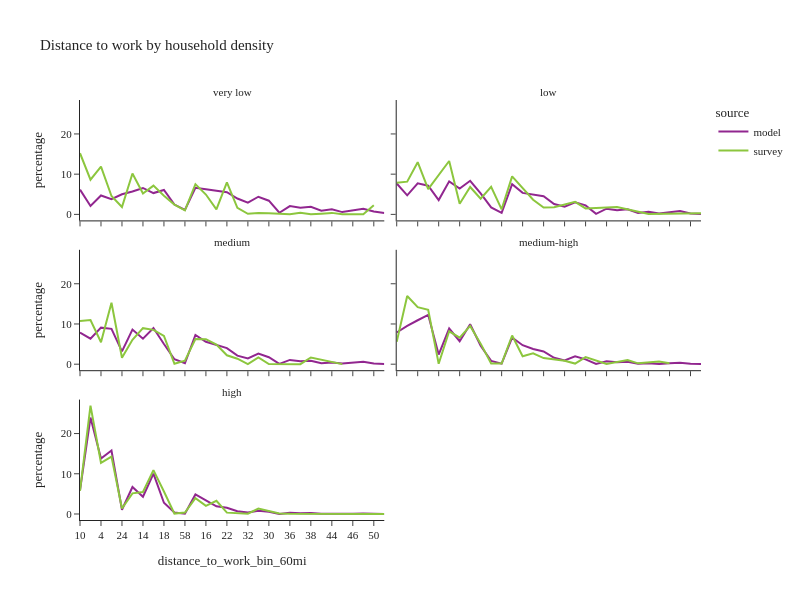

Source (notebook cell):
### Code cell
df_plot = per_data.loc[(per_data['is_worker'])].groupby(['source','log_hh_1_group','distance_to_work_bin_60mi'], observed=True)['person_weight'].sum().reset_index()
df_plot['percentage'] = df_plot.groupby(['source','log_hh_1_group'], group_keys=False)['person_weight']. \
    apply(lambda x: 100 * x / float(x.sum()))
# df_plot

fig2 = px.line(df_plot, x='distance_to_work_bin_60mi', y="percentage", color="source",
               facet_col="log_hh_1_group", facet_col_wrap=2,
               title="Distance to work by household density")
fig2.for_each_annotation(lambda a: a.update(text = a.text.split("=")[-1]))
fig2.update_layout(height=600, width=800, font=dict(size=11))
fig2.show()

### Figure 1 — Plotly figure (JSON) as saved in the notebook; plotly's stock layout.template omitted (floating-point values rounded to 4 significant figures)
{"data": [{"hovertemplate": "source=model<br>log_hh_1_group=very low<br>distance_to_work_bin_60mi=%{x}<br>percentage=%{y}<extra></extra>", "legendgroup": "model", "line": {"color": "#91268F", "dash": "solid"}, "marker": {"symbol": "circle"}, "mode": "lines", "name": "model", "orientation": "v", "showlegend": true, "type": "scatter", "x": ["10", "0", "4", "2", "24", "8", "14", "6", "18", "34", "58", "12", "16", "20", "22", "28", "32", "26", "30", "54", "36", "40", "38", "48", "44", "52", "46", "42", "50", "56"], "xaxis": "x5", "y": [6.151, 2.099, 4.712, 3.764, 5.011, 5.685, 6.573, 5.304, 6.084, 2.445, 1.111, 6.593, 6.225, 5.793, 5.523, 3.947, 2.943, 4.389, 3.402, 0.4135, 2.058, 1.636, 1.884, 0.9254, 1.254, 0.5691, 1.054, 1.414, 0.7147, 0.3242], "yaxis": "y5"}, {"hovertemplate": "source=model<br>log_hh_1_group=low<br>distance_to_work_bin_60mi=%{x}<br>percentage=%{y}<extra></extra>", "legendgroup": "model", "line": {"color": "#91268F", "dash": "solid"}, "marker": {"symbol": "circle"}, "mode": "lines", "name": "model", "orientation": "v", "showlegend": false, "type": "scatter", "x": ["10", "0", "4", "2", "24", "8", "14", "6", "18", "34", "58", "12", "16", "20", "22", "28", "32", "26", "30", "54", "36", "40", "38", "48", "44", "52", "46", "42", "50", "56"], "xaxis": "x6", "y": [7.691, 4.748, 7.731, 7.119, 3.565, 8.212, 6.436, 8.36, 5.205, 1.745, 0.3816, 7.497, 5.351, 4.928, 4.497, 2.591, 1.93, 3.018, 2.241, 0.1374, 1.419, 1.014, 1.271, 0.3671, 0.6628, 0.2229, 0.4554, 0.8366, 0.2467, 0.1204], "yaxis": "y6"}, {"hovertemplate": "source=model<br>log_hh_1_group=medium<br>distance_to_work_bin_60mi=%{x}<br>percentage=%{y}<extra></extra>", "legendgroup": "model", "line": {"color": "#91268F", "dash": "solid"}, "marker": {"symbol": "circle"}, "mode": "lines", "name": "model", "orientation": "v", "showlegend": false, "type": "scatter", "x": ["10", "0", "4", "2", "24", "8", "14", "6", "18", "34", "58", "12", "16", "20", "22", "28", "32", "26", "30", "54", "36", "40", "38", "48", "44", "52", "46", "42", "50", "56"], "xaxis": "x3", "y": [7.878, 6.351, 9.088, 8.794, 3.199, 8.605, 6.353, 8.993, 5.018, 1.231, 0.2261, 7.26, 5.587, 4.73, 4.005, 2.127, 1.443, 2.64, 1.723, 0.089, 1.065, 0.7392, 0.8768, 0.2259, 0.4392, 0.1482, 0.3262, 0.6007, 0.1718, 0.06808], "yaxis": "y3"}, {"hovertemplate": "source=model<br>log_hh_1_group=medium-high<br>distance_to_work_bin_60mi=%{x}<br>percentage=%{y}<extra></extra>", "legendgroup": "model", "line": {"color": "#91268F", "dash": "solid"}, "marker": {"symbol": "circle"}, "mode": "lines", "name": "model", "orientation": "v", "showlegend": false, "type": "scatter", "x": ["10", "0", "4", "2", "24", "8", "14", "6", "18", "34", "58", "12", "16", "20", "22", "28", "32", "26", "30", "54", "36", "40", "38", "48", "44", "52", "46", "42", "50", "56"], "xaxis": "x4", "y": [7.874, 9.525, 10.93, 12.27, 2.399, 8.87, 5.714, 9.926, 4.571, 0.8163, 0.1303, 6.627, 4.723, 3.763, 3.164, 1.598, 0.9476, 1.935, 1.19, 0.05151, 0.7242, 0.4787, 0.5999, 0.1366, 0.2401, 0.07726, 0.2053, 0.3641, 0.1035, 0.04873], "yaxis": "y4"}, {"hovertemplate": "source=model<br>log_hh_1_group=high<br>distance_to_work_bin_60mi=%{x}<br>percentage=%{y}<extra></extra>", "legendgroup": "model", "line": {"color": "#91268F", "dash": "solid"}, "marker": {"symbol": "circle"}, "mode": "lines", "name": "model", "orientation": "v", "showlegend": false, "type": "scatter", "x": ["10", "0", "4", "2", "24", "8", "14", "6", "18", "34", "58", "12", "16", "20", "22", "28", "32", "26", "30", "54", "36", "40", "38", "48", "44", "52", "46", "42", "50", "56"], "xaxis": "x", "y": [5.896, 23.98, 13.8, 15.79, 1.059, 6.712, 4.295, 10.04, 2.803, 0.3682, 0.06403, 4.856, 3.385, 1.912, 1.535, 0.6969, 0.3605, 0.8026, 0.5309, 0.01547, 0.3068, 0.1606, 0.2271, 0.04482, 0.08911, 0.02321, 0.06243, 0.1334, 0.02828, 0.01494], "yaxis": "y"}, {"hovertemplate": "source=survey<br>log_hh_1_group=very low<br>distance_to_work_bin_60mi=%{x}<br>percentage=%{y}<extra></extra>", "legendgroup": "survey", "line": {"color": "#8CC63E", "dash": "solid"}, "marker": {"symbol": "circle"}, "mode": "lines", "name": "survey", "orientation": "v", "showlegend": true, "type": "scatter", "x": ["10", "0", "4", "2", "24", "8", "14", "6", "18", "34", "58", "12", "16", "20", "22", "28", "32", "26", "30", "36", "40", "38", "48", "44", "52", "46", "42", "50"], "xaxis": "x5", "y": [15.22, 8.625, 11.89, 4.559, 1.83, 10.15, 5.189, 7.152, 4.618, 2.434, 0.9853, 7.518, 4.938, 1.23, 7.96, 1.636, 0.142, 0.3322, 0.255, 0.02387, 0.4188, 0.01959, 0.1875, 0.3761, 0.01994, 0.01918, 0.01933, 2.251], "yaxis": "y5"}, {"hovertemplate": "source=survey<br>log_hh_1_group=low<br>distance_to_work_bin_60mi=%{x}<br>percentage=%{y}<extra></extra>", "legendgroup": "survey", "line": {"color": "#8CC63E", "dash": "solid"}, "marker": {"symbol": "circle"}, "mode": "lines", "name": "survey", "orientation": "v", "showlegend": false, "type": "scatter", "x": ["10", "0", "4", "2", "8", "14", "6", "18", "34", "58", "12", "16", "20", "22", "28", "26", "30", "40", "44", "56"], "xaxis": "x6", "y": [7.872, 8.134, 12.98, 6.289, 13.28, 2.624, 6.806, 3.881, 6.877, 1.264, 9.448, 6.48, 3.647, 1.722, 1.797, 3.128, 1.491, 1.856, 0.1153, 0.3108], "yaxis": "y6"}, {"hovertemplate": "source=survey<br>log_hh_1_group=medium<br>distance_to_work_bin_60mi=%{x}<br>percentage=%{y}<extra></extra>", "legendgroup": "survey", "line": {"color": "#8CC63E", "dash": "solid"}, "marker": {"symbol": "circle"}, "mode": "lines", "name": "survey", "orientation": "v", "showlegend": false, "type": "scatter", "x": ["10", "0", "4", "2", "24", "8", "14", "6", "18", "34", "58", "12", "16", "20", "22", "28", "32", "26", "30", "40", "38", "52"], "xaxis": "x3", "y": [10.74, 10.98, 5.462, 15.29, 1.603, 6.067, 8.957, 8.541, 7.034, 0.09818, 0.8625, 6.252, 6.214, 4.872, 2.218, 1.368, 0.03661, 1.672, 0.03655, 0.003418, 1.68, 0.01439], "yaxis": "y3"}, {"hovertemplate": "source=survey<br>log_hh_1_group=medium-high<br>distance_to_work_bin_60mi=%{x}<br>percentage=%{y}<extra></extra>", "legendgroup": "survey", "line": {"color": "#8CC63E", "dash": "solid"}, "marker": {"symbol": "circle"}, "mode": "lines", "name": "survey", "orientation": "v", "showlegend": false, "type": "scatter", "x": ["10", "0", "4", "2", "24", "8", "14", "6", "18", "34", "58", "12", "16", "20", "22", "28", "32", "26", "30", "36", "40", "38", "48", "52", "46"], "xaxis": "x4", "y": [5.566, 16.96, 14.18, 13.53, 0.1253, 8.182, 6.582, 9.519, 5.116, 0.1538, 0.1571, 7.138, 1.967, 2.72, 1.529, 1.144, 0.8706, 0.1551, 1.745, 0.03296, 0.4576, 1.049, 0.2118, 0.653, 0.2552], "yaxis": "y4"}, {"hovertemplate": "source=survey<br>log_hh_1_group=high<br>distance_to_work_bin_60mi=%{x}<br>percentage=%{y}<extra></extra>", "legendgroup": "survey", "line": {"color": "#8CC63E", "dash": "solid"}, "marker": {"symbol": "circle"}, "mode": "lines", "name": "survey", "orientation": "v", "showlegend": false, "type": "scatter", "x": ["10", "0", "4", "2", "24", "8", "14", "6", "18", "34", "58", "12", "16", "20", "22", "32", "26", "54", "36", "40", "38", "48", "44", "52", "42", "50", "56"], "xaxis": "x", "y": [5.752, 26.94, 12.71, 14.26, 1.357, 5.129, 5.474, 10.9, 5.593, 0.1024, 0.3587, 3.941, 2.026, 3.268, 0.3382, 0.07731, 1.356, 0.1428, 0.03265, 0.043, 0.126, 0.01088, 0.02535, 0.00913, 0.009147, 0.006844, 0.00684], "yaxis": "y"}], "layout": {"annotations": [{"font": {}, "showarrow": false, "text": "high", "x": 0.245, "xanchor": "center", "xref": "paper", "y": 0.2867, "yanchor": "bottom", "yref": "paper"}, {"font": {}, "showarrow": false, "text": "medium", "x": 0.245, "xanchor": "center", "xref": "paper", "y": 0.6433, "yanchor": "bottom", "yref": "paper"}, {"font": {}, "showarrow": false, "text": "medium-high", "x": 0.755, "xanchor": "center", "xref": "paper", "y": 0.6433, "yanchor": "bottom", "yref": "paper"}, {"font": {}, "showarrow": false, "text": "very low", "x": 0.245, "xanchor": "center", "xref": "paper", "y": 1.0, "yanchor": "bottom", "yref": "paper"}, {"font": {}, "showarrow": false, "text": "low", "x": 0.755, "xanchor": "center", "xref": "paper", "y": 1.0, "yanchor": "bottom", "yref": "paper"}], "font": {"size": 11}, "height": 600, "legend": {"title": {"text": "source"}, "tracegroupgap": 0}, "title": {"text": "Distance to work by household density"}, "width": 800, "xaxis": {"anchor": "y", "domain": [0.0, 0.49], "title": {"text": "distance_to_work_bin_60mi"}}, "xaxis2": {"anchor": "y2", "domain": [0.51, 1.0], "matches": "x", "title": {"text": "distance_to_work_bin_60mi"}}, "xaxis3": {"anchor": "y3", "domain": [0.0, 0.49], "matches": "x", "showticklabels": false}, "xaxis4": {"anchor": "y4", "domain": [0.51, 1.0], "matches": "x", "showticklabels": false}, "xaxis5": {"anchor": "y5", "domain": [0.0, 0.49], "matches": "x", "showticklabels": false}, "xaxis6": {"anchor": "y6", "domain": [0.51, 1.0], "matches": "x", "showticklabels": false}, "yaxis": {"anchor": "x", "domain": [0.0, 0.2867], "title": {"text": "percentage"}}, "yaxis2": {"anchor": "x2", "domain": [0.0, 0.2867], "matches": "y", "showticklabels": false}, "yaxis3": {"anchor": "x3", "domain": [0.3567, 0.6433], "matches": "y", "title": {"text": "percentage"}}, "yaxis4": {"anchor": "x4", "domain": [0.3567, 0.6433], "matches": "y", "showticklabels": false}, "yaxis5": {"anchor": "x5", "domain": [0.7133, 1.0], "matches": "y", "title": {"text": "percentage"}}, "yaxis6": {"anchor": "x6", "domain": [0.7133, 1.0], "matches": "y", "showticklabels": false}}}
